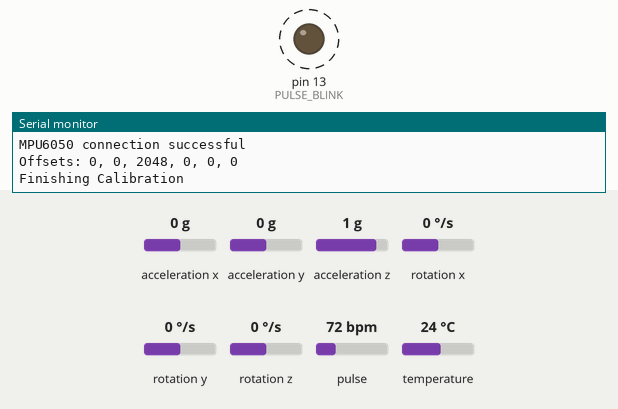
Recording of a sketch running on a simulated Arduino Uno, built with avr-gcc and run on an emulated ATmega328P. Shown: output pins drawn as LEDs (lit = HIGH), the last lines printed to the serial monitor. Dashed ring = blinking. The inputs (shaded band) are chosen by the test bench; at power-on: pulse 72 bpm, acceleration x 0 g, acceleration y 0 g, acceleration z 1 g, rotation x 0 °/s, rotation y 0 °/s, rotation z 0 °/s, temperature 24 °C.

Above: at 2.6 s.
2.7 s: pulse set to 42 bpm
At 5.21 s:
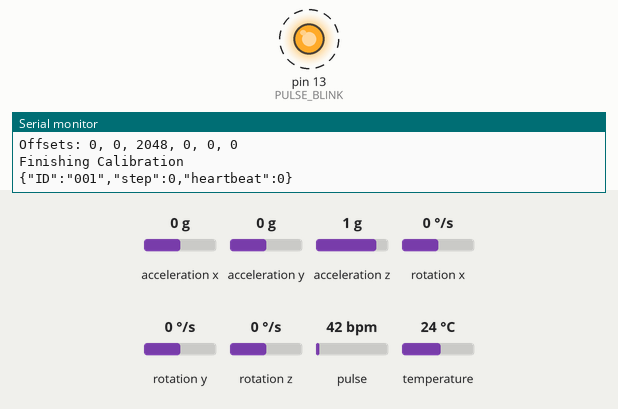
5.7 s: pulse set to 70 bpm
At 6.92 s:
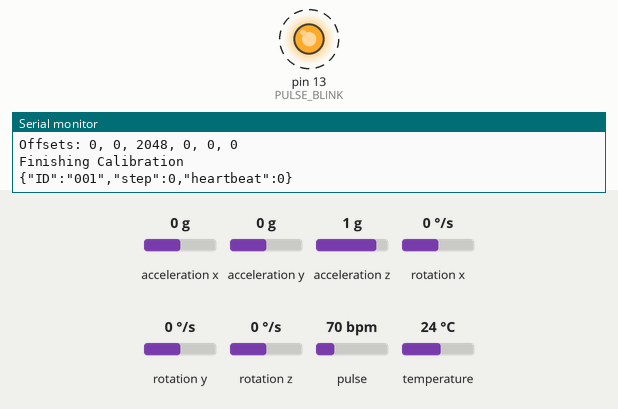
Timing chart, 0 to 14.7 s (numbered marks = the images above; inputs shaded):
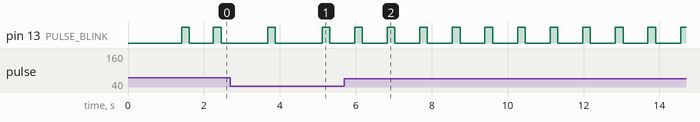

Measured:
- after the input at 2.7 s, pin 13 (PULSE_BLINK): alternates HIGH for 0.20 s and LOW for 1.2 s, starting after 0.98 s
- after the input at 5.7 s, pin 13 (PULSE_BLINK): alternates HIGH for 0.20 s and LOW for 0.66 s, starting after 0.27 s
- by itself, pin 13 (PULSE_BLINK): alternates HIGH for 0.20 s and LOW for 0.63 s

The sketch:

MPU_Pulse.ino
```cpp
#include "MPU6050.h"
#include "Wire.h"
#include <SimpleTimer.h>
#include <ArduinoJson.h>
#include <SoftwareSerial.h>

SimpleTimer firstTimer(5000);
SoftwareSerial mySerial(10, 11); // RX, TX

#define USE_ARDUINO_INTERRUPTS true
#include <PulseSensorPlayground.h>

const int OUTPUT_TYPE = SERIAL_PLOTTER;

const int PULSE_INPUT = A0;
const int PULSE_BLINK = 13;    // Pin 13 is the on-board LED
const int PULSE_FADE = 5;
const int THRESHOLD = 550;   // Adjust this number to avoid noise when idle

const float CONST_16G = 2048;
const float CONST_2000 = 16.4;
const float CONST_G = 9.81;
const float RADIANS_TO_DEGREES = 180 / 3.14159;
const float ALPHA = 0.96;
const float KMPH = 3.6;
const float angle = 3.6;
const int jmlFilter = 2;

float lastOutput[jmlFilter];

int heartBPM = 0;
int countBPM = 0;

MPU6050 accelgyro;

PulseSensorPlayground pulseSensor;

unsigned long last_read_time;
int16_t ax, ay, az, gx, gy, gz;
int16_t gyro_angle_x_l, gyro_angle_y_l;
int16_t angle_x_l, angle_y_l;
int16_t ax_offset, ay_offset, az_offset, gx_offset, gy_offset, gz_offset;
int16_t temperature;
int16_t pedo;

bool y_up = false;

StaticJsonBuffer<200> jsonBuffer;
JsonObject& root = jsonBuffer.createObject();

void setup() {
  // put your setup code here, to run once:
  Wire.begin();
  Serial.begin(9600);
  mySerial.begin(9600);

  pulseSensor.analogInput(PULSE_INPUT);
  pulseSensor.blinkOnPulse(PULSE_BLINK);
  pulseSensor.fadeOnPulse(PULSE_FADE);

  pulseSensor.setSerial(Serial);
  pulseSensor.setOutputType(OUTPUT_TYPE);
  pulseSensor.setThreshold(THRESHOLD);

  accelgyro.initialize();

  Serial.println(accelgyro.testConnection() ? "MPU6050 connection successful" : "MPU6050 connection failed");

  accelgyro.setFullScaleAccelRange(0x03);
  accelgyro.setFullScaleGyroRange(0x03);

  calibrate_sensors();
  set_last_time(millis());

  if (!pulseSensor.begin()) {
    for (;;) {
      // Flash the led to show things didn't work.
      digitalWrite(PULSE_BLINK, LOW);
      delay(50);
      digitalWrite(PULSE_BLINK, HIGH);
      delay(50);
    }
  }
}

void loop() {
  // put your main code here, to run repeatedly:
  unsigned long t_now = millis();

  float dt = get_delta_time(t_now);
  accelgyro.getMotion6(&ax, &ay, &az, &gx, &gy, &gz);

  float ax_p = (ax - ax_offset) / CONST_16G;
  float ay_p = (ay - ay_offset) / CONST_16G;
  float az_p = (az / CONST_16G);

  float accel_angle_y = atan(-1 * ax_p / sqrt(pow(ay_p, 2) + pow(az_p, 2))) * RADIANS_TO_DEGREES;
  float accel_angle_x = atan(ay_p / sqrt(pow(ax_p, 2) + pow(az_p, 2))) * RADIANS_TO_DEGREES;

  float gx_p = (gx - gx_offset) / CONST_2000;
  float gy_p = (gy - gy_offset) / CONST_2000;
  float gz_p = (gz - gz_offset) / CONST_2000;

  float gyro_angle_x = gx_p * dt + get_last_angle_x();
  float gyro_angle_y = gy_p * dt + get_last_angle_y();

  float angle_x = ALPHA * gyro_angle_x + (1.0 - ALPHA) * accel_angle_x;
  float angle_y = ALPHA * gyro_angle_y + (1.0 - ALPHA) * accel_angle_y;

  float vel_x = (ax_p * dt * CONST_G);
  float vel_y = (ay_p * dt * CONST_G);
  //  float vel = sqrt(pow(vel_x, 2) + pow(vel_y, 2)) * KMPH;
  float vel = constrain(vel_x, 0, 1000) * KMPH; //Hanya ambil kecepatan maju

  set_last_time(millis());

  if (ay_p * 100 > 100) {
    y_up = true;
  }

  if (ay_p * 100 < -80 && y_up) {
    pedo++;
    y_up = false;
  }

  temperature = (accelgyro.getTemperature() + 12412) / 340;

  if (pulseSensor.sawStartOfBeat()) {
    heartBPM = constrain(pulseSensor.getBeatsPerMinute(), 0, 250);
    countBPM = 0;
  } else {
    countBPM++;
  }

  if (countBPM == 300) {
    heartBPM = 0;
  }

  //  Serial.print("Step: ");
  //  Serial.print(pedo);
  //  Serial.print("\t");
  //  Serial.print("Heartbeat: ");
  //  Serial.print(heartBPM);
  //  Serial.print("\t");
  //  Serial.println();

  //    Serial.print("accel: ");
  //    Serial.print(ax_p);
  //    Serial.print(",");
  //    Serial.print(ay_p);
  //    Serial.print(",");
  //    Serial.print(az_p);
  //
  //    Serial.print("\tgyro: ");
  //    Serial.print(gx_p);
  //    Serial.print(",");
  //    Serial.print(gy_p);
  //    Serial.print(",");
  //    Serial.print(gz_p);
  //    Serial.print("\ttvel: ");
  //    Serial.print(vel, 4);
  //    Serial.print(", X:");
  //    Serial.print(vel_x, 4);
  //    Serial.print(", Y:");
  //    Serial.print(vel_y, 4);
  //    Serial.print("\tpitch: ");
  //    Serial.print(angle_x);
  //    Serial.print("   roll: ");
  //    Serial.print(angle_y);
  //    Serial.print("   temp: ");
  //    Serial.print(temperature);
  //    Serial.print("\t");
  //    Serial.print("Step: ");
  //    Serial.print(pedo);
  //    Serial.print("\t");
  //    Serial.print("Heartbeat: ");
  //    Serial.print(heartBPM);
  //    Serial.print("\t");
  //    Serial.println();

  //  while (Serial.available() > 0) {
  //    if (Serial.read() == 'a') {

  if (firstTimer.isReady()) {
    root["ID"] = "001";
    root["step"] = pedo;
    root["heartbeat"] = heartBPM;

    root.printTo(Serial);
    root.printTo(mySerial);
    mySerial.print("\n");
    Serial.println();
    firstTimer.reset();
  }
  //    }
  //  }
}

void calibrate_sensors() {
  int                   num_readings = 100;
  float                 x_accel = 0;
  float                 y_accel = 0;
  float                 z_accel = 0;
  float                 x_gyro = 0;
  float                 y_gyro = 0;
  float                 z_gyro = 0;

  // Discard the first set of values read from the IMU
  accelgyro.getMotion6(&ax, &ay, &az, &gx, &gy, &gz);

  // Read and average the raw values from the IMU
  for (int i = 0; i < num_readings; i++) {
    accelgyro.getMotion6(&ax, &ay, &az, &gx, &gy, &gz);
    /*   Serial.print(i);
       Serial.print("-CALIBRATION: ");
       Serial.print((ax / CONST_16G));
       Serial.print(",");
       Serial.print((ay / CONST_16G));
       Serial.print(",");
       Serial.print((az / CONST_16G));
       Serial.print(",");
       Serial.print(gx / CONST_2000);
       Serial.print(",");
       Serial.print(gy / CONST_2000);
       Serial.print(",");
       Serial.println(gz / CONST_2000);
    */
    x_accel += ax;
    y_accel += ay;
    z_accel += az;
    x_gyro += gx;
    y_gyro += gy;
    z_gyro += gz;
    delay(10);
  }
  x_accel /= num_readings;
  y_accel /= num_readings;
  z_accel /= num_readings;
  x_gyro /= num_readings;
  y_gyro /= num_readings;
  z_gyro /= num_readings;

  // Store the raw calibration values globally
  ax_offset = x_accel;
  ay_offset = y_accel;
  az_offset = z_accel;
  gx_offset = x_gyro;
  gy_offset = y_gyro;
  gz_offset = z_gyro;

  Serial.print("Offsets: ");
  Serial.print(ax_offset);
  Serial.print(", ");
  Serial.print(ay_offset);
  Serial.print(", ");
  Serial.print(az_offset);
  Serial.print(", ");
  Serial.print(gx_offset);
  Serial.print(", ");
  Serial.print(gy_offset);
  Serial.print(", ");
  Serial.println(gz_offset);
  Serial.println("Finishing Calibration");
}

float ewma(float raw, int iteration) {
  float alpha = 0.5;
  float average = alpha * raw + (1 - alpha) * lastOutput[iteration];

  lastOutput[iteration] = average;

  return average;

}

inline unsigned long get_last_time() {
  return last_read_time;
}

inline void set_last_time(unsigned long _time) {
  last_read_time = _time;
}

inline float get_delta_time(unsigned long t_now) {
  return (t_now - get_last_time()) / 1000.0;
}

inline int16_t get_last_gyro_angle_x() {
  return gyro_angle_x_l;
}

inline void set_last_gyro_angle_x(int16_t _gyro_angle_x) {
  gyro_angle_x_l = _gyro_angle_x;
}

inline int16_t get_last_gyro_angle_y() {
  return gyro_angle_y_l;
}

inline void set_last_gyro_angle_y(int16_t _gyro_angle_y) {
  gyro_angle_y_l = _gyro_angle_y;
}

inline int16_t get_last_angle_x() {
  return angle_x_l;
}

inline void set_last_angle_x(int16_t _ang_x) {
  angle_x_l = _ang_x;
}

inline int16_t get_last_angle_y() {
  return angle_y_l;
}

inline void set_last_angle_y(int16_t _ang_y) {
  angle_y_l = _ang_y;
}

inline float get_accel_xy(float ax_p, float ay_p) {
  return sqrt(pow(ax_p, 2) + pow(ay_p, 2));
}
```
